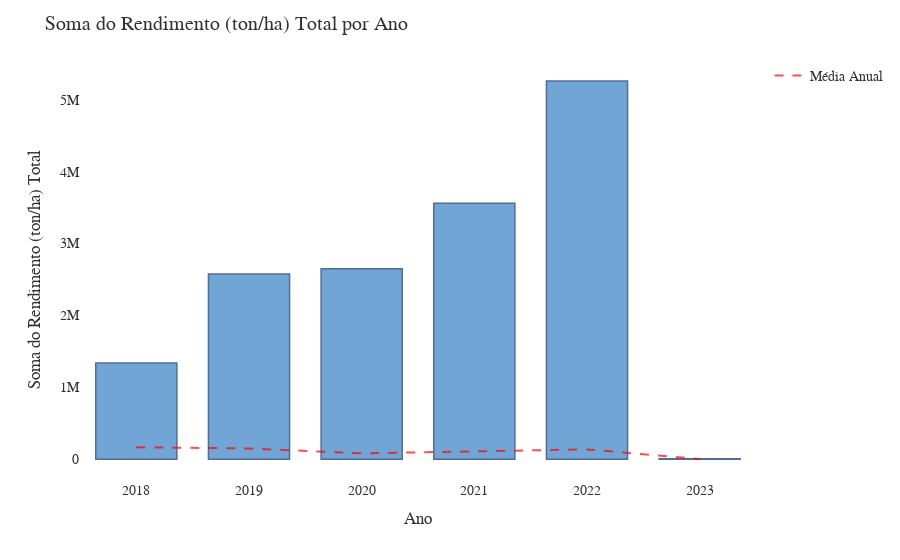

Source (notebook cell):
### Code cell
# Agrupar os dados por ano e calcular a soma da produção
df_grouped = brazil_database.groupby("Year").agg({"Total_Production": "sum"}).reset_index()

# Calcular a média anual da coluna "Total_Production"
Total_Production_mean_by_year = brazil_database.groupby("Year")["Total_Production"].mean().reset_index()
Total_Production_mean_by_year.columns = ["Year", "Total_Production_Mean"]

# Criar o gráfico de barras usando o Plotly Express
fig = px.bar(df_grouped, x="Year", y="Total_Production", labels={"Total_Production": "Soma do Rendimento (ton/ha) Total"})

# Acrescentar a linha da média anual usando um gráfico de linha
fig.add_trace(go.Scatter(x=Total_Production_mean_by_year["Year"], y=Total_Production_mean_by_year["Total_Production_Mean"],
                         mode="lines", line=dict(color="red", width=2, dash="dash"),
                         name="Média Anual"))

# Personalizar a estética do gráfico
fig.update_traces(marker_color="rgb(53, 128, 196)",  # Cor das barras
                  marker_line_color="rgb(8, 48, 107)",  # Cor das linhas das barras
                  marker_line_width=1.5,  # Espessura das linhas das barras
                  opacity=0.7  # Opacidade das barras
                 )

fig.update_layout(
    title="Soma do Rendimento (ton/ha) Total por Ano",
    xaxis_title="Ano",
    yaxis_title="Soma do Rendimento (ton/ha) Total",
    font=dict(
        family="Arial",
        size=14,
        color="rgb(50, 50, 50)"
    ),
    plot_bgcolor="white",  # Cor do fundo do gráfico
    paper_bgcolor="white",  # Cor do fundo do papel (área fora do gráfico)
    bargap=0.1,  # Espaçamento entre as barras
    bargroupgap=0.2  # Espaçamento entre grupos de barras
)

# Exibir o gráfico
fig.show()

### Figure 1 — Plotly figure (JSON) as saved in the notebook; plotly's stock layout.template omitted (floating-point values rounded to 4 significant figures)
{"data": [{"alignmentgroup": "True", "hovertemplate": "Year=%{x}<br>Soma do Rendimento (ton/ha) Total=%{y}<extra></extra>", "legendgroup": "", "marker": {"color": "rgb(53, 128, 196)", "line": {"color": "rgb(8, 48, 107)", "width": 1.5}, "pattern": {"shape": ""}}, "name": "", "offsetgroup": "", "opacity": 0.7, "orientation": "v", "showlegend": false, "textposition": "auto", "type": "bar", "x": [2018, 2019, 2020, 2021, 2022, 2023], "xaxis": "x", "y": [1341000.0, 2575000.0, 2651000.0, 3559000.0, 5260000.0, 9437.0], "yaxis": "y"}, {"line": {"color": "red", "dash": "dash", "width": 2}, "marker": {"color": "rgb(53, 128, 196)", "line": {"color": "rgb(8, 48, 107)", "width": 1.5}}, "mode": "lines", "name": "Média Anual", "opacity": 0.7, "type": "scatter", "x": [2018, 2019, 2020, 2021, 2022, 2023], "y": [167600.0, 151500.0, 82830.0, 114800.0, 138400.0, 4719.0]}], "layout": {"bargap": 0.1, "bargroupgap": 0.2, "barmode": "relative", "font": {"color": "rgb(50, 50, 50)", "family": "Arial", "size": 14}, "legend": {"tracegroupgap": 0}, "margin": {"t": 60}, "paper_bgcolor": "white", "plot_bgcolor": "white", "title": {"text": "Soma do Rendimento (ton/ha) Total por Ano"}, "xaxis": {"anchor": "y", "domain": [0, 1], "title": {"text": "Ano"}}, "yaxis": {"anchor": "x", "domain": [0, 1], "title": {"text": "Soma do Rendimento (ton/ha) Total"}}}}
